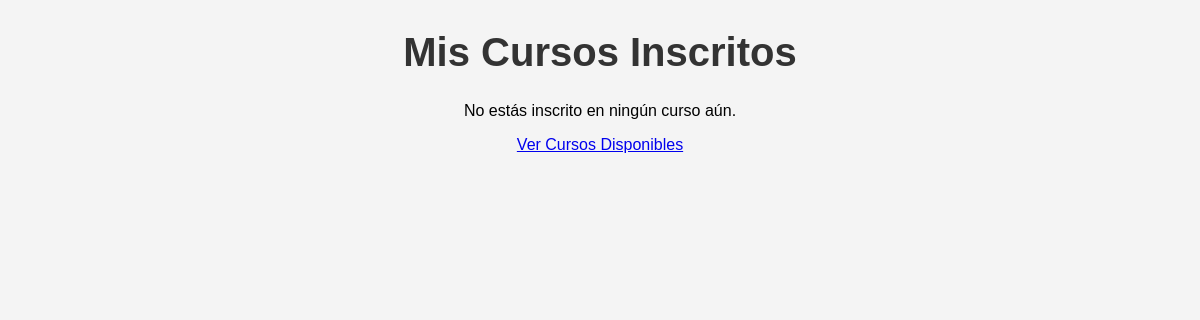
/courses/my-courses/ (signed in), run on an earlier commit of the app's database.
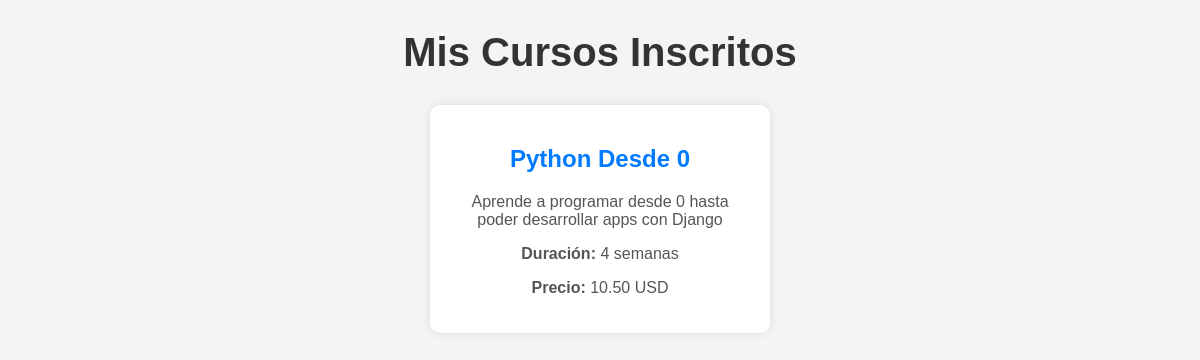
And on a later commit of the database.
### courses/models.py (models this page shows, shortened)
class Enrollment(models.Model):
    user = models.ForeignKey(settings.AUTH_USER_MODEL, on_delete=models.CASCADE)  # Usuario inscrito
    course = models.ForeignKey('Course', on_delete=models.CASCADE)  # Curso al que se inscribe
    enrolled_at = models.DateTimeField(auto_now_add=True)  # Fecha de inscripción

class Course(models.Model):
    title = models.CharField(max_length=200)# Nombre del curso
    description = models.TextField()# Descripción del curso
    price = models.DecimalField(max_digits=6, decimal_places=2, null=True, blank=True)# Precio opcional
    duration = models.CharField(max_length=50, null=True, blank=True) # Duración del curso (ejemplo: "4 semanas")
    created_at = models.DateTimeField(auto_now_add=True) # Fecha de creación

### courses/views.py (the view)
# urls.py: path('my-courses/', enrolled_courses, name='enrolled_courses'),
@login_required
def enrolled_courses(request):
    courses = Enrollment.objects.filter(user=request.user).select_related('course')
    return render(request, 'courses/enrolled_courses.html', {'courses': courses})

### courses/templates/courses/enrolled_courses.html (shortened to what this page needs)
{% load static %}
<!DOCTYPE html>
<html lang="es">
<head>
    <link rel="stylesheet" href="{% static 'css/courses.css' %}">
</head>
<body>
    <h1>Mis Cursos Inscritos</h1>
    {% if courses %}
        <div class="course-list">
            {% for enrollment in courses %}
            <div class="course-card">
                <h2>{{ enrollment.course.title }}</h2>
                <p>{{ enrollment.course.description }}</p>
                <p><strong>Duración:</strong> {{ enrollment.course.duration }}</p>
                <p><strong>Precio:</strong> {{ enrollment.course.price }} USD</p>
            </div>
            {% endfor %}
        </div>
    {% else %}
        <p>No estás inscrito en ningún curso aún.</p>
        <p><a href="{% url 'course_list' %}" class="btn">Ver Cursos Disponibles</a></p>
    {% endif %}
</body>
</html>

### learning_platform/static/css/courses.css (style rules this page uses)
body { font-family: Arial, sans-serif; text-align: center; background-color: #f4f4f4; margin: 0; }
h1 { margin-top: 30px; font-size: 2.5em; color: #333; }
.course-list { display: flex; justify-content: center; gap: 20px; flex-wrap: wrap; margin-top: 30px; }
.course-card { background-color: white; padding: 20px; border-radius: 10px; box-shadow: 0px 0px 10px rgba(0,0,0,0.1); width: 300px; transition: transform 0.2s ease-in-out; }
.course-card h2 { font-size: 1.5em; color: #007bff; }
.course-card p { font-size: 1em; color: #555; }

What changed in the data, as far as the page shows it:
added Enrollment: course "Python Desde 0", course.description "Aprende a programar desde 0 hasta poder desarrollar apps con Django", course.duration "4 semanas", course.price "10.50"
Also different on the page:
text no longer shown: "No estás inscrito en ningún curso aún. Ver Cursos Disponibles"
